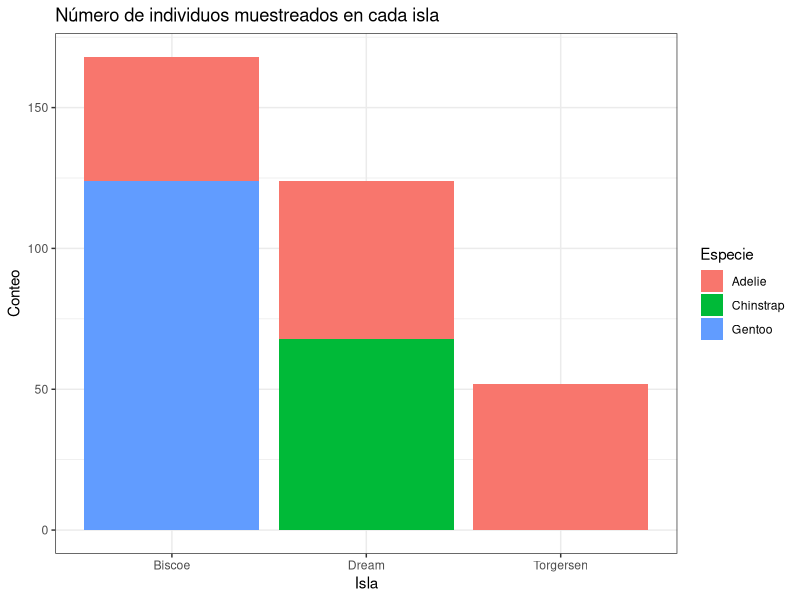
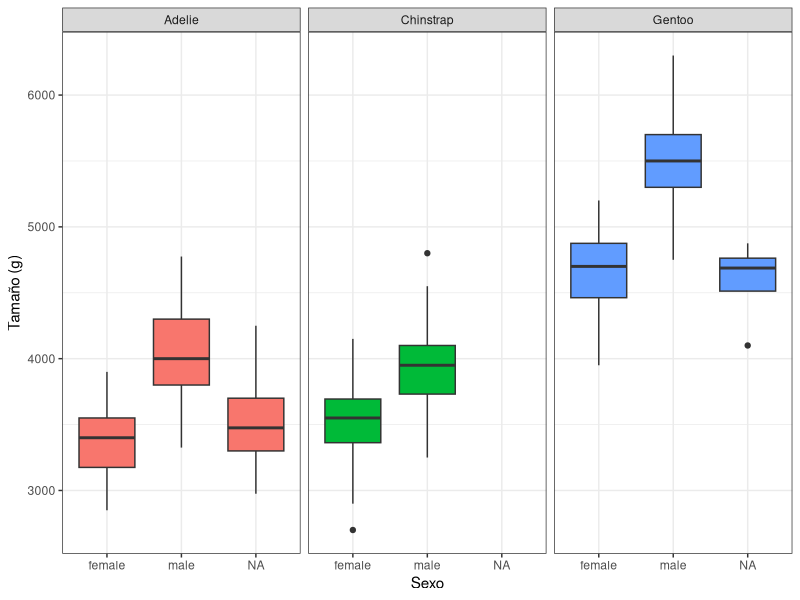

The R source for these figures, in order:
## ---- chunk 1
knitr::opts_chunk$set(echo = TRUE, warning=FALSE)
## ---- chunk 2
library(tidyverse)
library(palmerpenguins)
data <- penguins
## ---- chunk 3
# Cuento el número de especies y por sexos
data %>% count(species)
tabla_sexos <- table(data$species,data$sex)
knitr::kable(tabla_sexos,format="markdown")

# Hago un bucle para crear tablas descriptivas para cada variable y luego combinarlas

variables <- c("bill_length_mm","bill_depth_mm","flipper_length_mm","body_mass_g")
list_summary_tables <- list()
for (i in 1:length(variables)) {
list_summary_tables[[i]] <- data %>% 
  summarise(variable=variables[i],
            mean=mean(get(variables[i]),na.rm=T),
            sd=sd(get(variables[i]),na.rm=T),
            min=min(get(variables[i]),na.rm=T),
            max=max(get(variables[i]),na.rm=T))
}
summary_table <- bind_rows(list_summary_tables)
knitr::kable(summary_table,format="markdown")

## ---- chunk 4
data %>% ggplot(aes(x=island,fill=species)) + geom_bar() +theme_bw()  +labs(y="Conteo", x="Isla", fill="Especie", title="Número de individuos muestreados en cada isla")

knitr::kable(addmargins(table(data$species,data$island)),format="markdown")
## ---- chunk 5
data %>%ggplot(aes(y=body_mass_g,x=sex,fill=species)) + geom_boxplot() + facet_wrap(vars(species)) +theme_bw() + labs(y="Tamaño (g)", x="Sexo") +theme(legend.position = "off")
